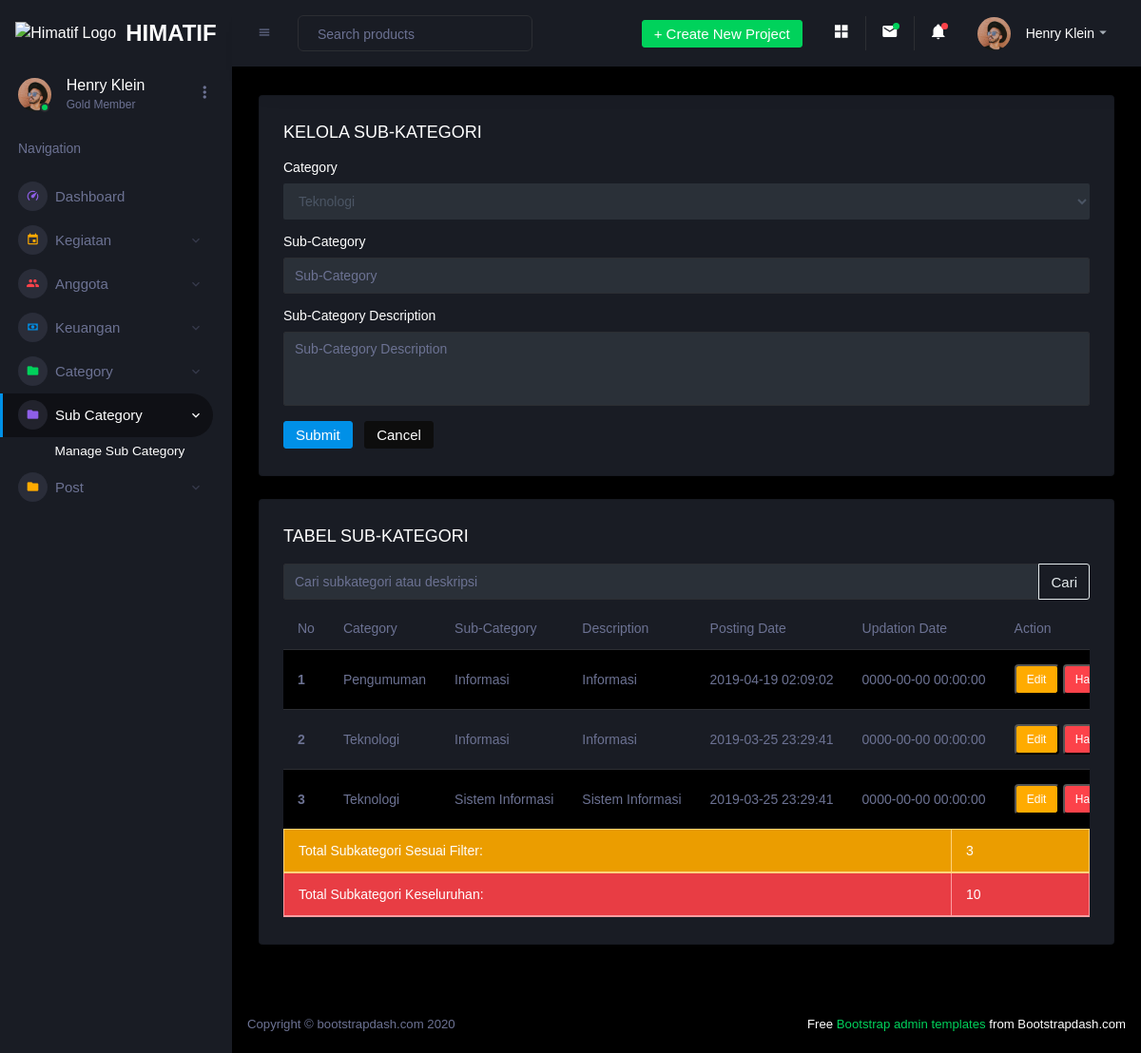
/admin/pages/subcategory/manage-subcategory.php, run on the app's committed database.
### tables this page shows
CREATE TABLE `tblsubcategory` (
  `SubCategoryId` int(11) NOT NULL,
  `CategoryId` int(11) DEFAULT NULL,
  `Subcategory` varchar(255) DEFAULT NULL,
  `SubCatDescription` mediumtext DEFAULT NULL,
  `PostingDate` timestamp NOT NULL DEFAULT current_timestamp(),
  `UpdationDate` timestamp NULL DEFAULT '0000-00-00 00:00:00' ON UPDATE current_timestamp(),
  `Is_Active` int(1) DEFAULT NULL
);

CREATE TABLE `tblcategory` (
  `id` int(11) NOT NULL,
  `CategoryName` varchar(200) DEFAULT NULL,
  `Description` mediumtext DEFAULT NULL,
  `PostingDate` timestamp NULL DEFAULT current_timestamp(),
  `UpdationDate` timestamp NULL DEFAULT '0000-00-00 00:00:00' ON UPDATE current_timestamp(),
  `Is_Active` int(1) DEFAULT NULL
);

### admin/pages/subcategory/manage-subcategory.php (the view, shortened to what this page needs)
<?php
include('../../includes/config.php');
if ($_SESSION['type'] == "anggota") {
    echo "hanya untuk pengurus";
    exit;
}
else {
$sql_categories = "SELECT id, CategoryName FROM tblcategory";
$result_categories = $con->query($sql_categories);
$whereSQL = '';
$sql2 = "SELECT * FROM tblsubcategory
         JOIN tblcategory ON tblsubcategory.CategoryId = tblcategory.id
         $whereSQL ORDER BY SubCategoryId DESC";
$q2 = $con->query($sql2);
?>
<!DOCTYPE html>
<html lang="en">
<head>
  <link rel="stylesheet" href="../../assets/vendors/mdi/css/materialdesignicons.min.css">
  <link rel="stylesheet" href="../../assets/vendors/css/vendor.bundle.base.css">
  <link rel="stylesheet" href="../../assets/css/stylee.css">
</head>
<body>
  <div class="container-scroller">
                     <?php include('../includes/leftsidebar.php');?>
    <div class="container-fluid page-body-wrapper">
      <?php include('../includes/topheader.php');?>
      <div class="main-panel">
    <div class="content-wrapper">
        <div class="row">
            <div class="col-12 grid-margin stretch-card">
                <div class="card">
                    <div class="card-body">
                        <h4 class="card-title">KELOLA SUB-KATEGORI</h4>
                        <form action="" class="forms-sample" method="POST">
                            <div class="form-group">
                                <label for="CategoryId">Category</label>
                                <select class="form-control" id="CategoryId" name="CategoryId">
                                    <?php while ($row = $result_categories->fetch_assoc()): ?>
                                        <option value="<?= htmlspecialchars($row['id']); ?>" <?= isset($CategoryId) && $CategoryId == $row['id'] ? 'selected' : ''; ?>>
                                            <?= htmlspecialchars($row['CategoryName']); ?>
                                        </option>
                                    <?php endwhile; ?>
                                </select>
                            </div>
                            <div class="form-group">
                                <label for="Subcategory">Sub-Category</label>
                                <input type="text" class="form-control" id="Subcategory" name="Subcategory" placeholder="Sub-Category"
                                    value="<?= htmlspecialchars($Subcategory ?? ''); ?>">
                            </div>
                            <div class="form-group">
                                <label for="SubCatDescription">Sub-Category Description</label>
                                <textarea class="form-control" id="SubCatDescription" name="SubCatDescription" rows="4" placeholder="Sub-Category Description"><?= htmlspecialchars($SubCatDescription ?? ''); ?></textarea>
                            </div>
                            <button type="submit" class="btn btn-primary mr-2" name="simpan">Submit</button>
                            <button type="reset" class="btn btn-dark">Cancel</button>
                        </form>
                    </div>
                </div>
            </div>
            <div class="col-lg-12 grid-margin stretch-card">
                <div class="card">
                    <div class="card-body">
                        <h4 class="card-title">TABEL SUB-KATEGORI</h4>
                        <form action="" method="GET">
                            <div class="input-group mb-2 mr-sm-2">
                                <input type="text" class="form-control" placeholder="Cari subkategori atau deskripsi" name="cari"
                                    id="cari" value="<?= isset($_GET['cari']) ? htmlspecialchars($_GET['cari']) : ''; ?>">
                                <div class="input-group-append">
                                    <button class="btn btn-outline-secondary" type="submit">Cari</button>
                                </div>
                            </div>
                        </form>
                        <div class="table-responsive">
                            <table class="table table-striped">
                                <thead>
                                    <tr>
                                        <th>No</th>
                                        <th>Category</th>
                                        <th>Sub-Category</th>
                                        <th>Description</th>
                                        <th>Posting Date</th>
                                        <th>Updation Date</th>
                                        <th>Action</th>
                                    </tr>
                                </thead>
                                <tbody>
                                    <?php
                                    $urut = 1;
                                    while ($r2 = $q2->fetch_assoc()) {
                                        $id = $r2["SubCategoryId"];
                                        $CategoryName = $r2["CategoryName"];
                                        $Subcategory = $r2["Subcategory"];
                                        $SubCatDescription = $r2["SubCatDescription"];
                                        $PostingDate = $r2["PostingDate"];
                                        $UpdationDate = $r2["UpdationDate"];
                                        ?>
                                        <tr>
                                            <th scope="row"><?php echo $urut++; ?></th>
                                            <td><?php echo htmlspecialchars($CategoryName); ?></td>
                                            <td><?php echo htmlspecialchars($Subcategory); ?></td>
                                            <td><?php echo htmlspecialchars($SubCatDescription); ?></td>
                                            <td><?php echo htmlspecialchars($PostingDate); ?></td>
                                            <td><?php echo htmlspecialchars($UpdationDate); ?></td>
                                            <td>
                                                <a href="manage-subcategory.php?op=edit&id=<?php echo $id; ?>"><button type="button"
                                                    class="badge badge-warning">Edit</button></a>
                                                <a href="manage-subcategory.php?op=delete&id=<?php echo $id; ?>"
                                                onclick="return confirm('Yakin akan menghapus data?')"><button type="button"
                                                    class="badge badge-danger">Hapus</button></a>
                                            </td>
                                        </tr>
                                    <?php } ?>
                                </tbody>
                            </table>
                            <div class="table-responsive">
                                <table class="table table-bordered table-contextual">
                                    <thead>
                                        <tr class="table-warning">
                                            <td>Total Subkategori Sesuai Filter: </td>
                                            <td><?= $q2->num_rows; ?></td>
                                        </tr>
                                        <tr class="table-danger">
                                            <td>Total Subkategori Keseluruhan: </td>
                                            <td><?php
                                                $totalSql = "SELECT COUNT(*) AS total FROM tblsubcategory";
                                                $totalResult = $con->query($totalSql);
                                                $totalRow = $totalResult->fetch_assoc();
                                                echo $totalRow['total'];
                                                ?></td>
                                        </tr>
                                    </thead>
                                </table>
                            </div>
                        </div>
                    </div>
                </div>
            </div>
        </div>
    </div>
        <footer class="footer">
            <div class="d-sm-flex justify-content-center justify-content-sm-between">
                <span class="text-muted d-block text-center text-sm-left d-sm-inline-block">Copyright © bootstrapdash.com
                    2020</span>
                <span class="float-none float-sm-right d-block mt-1 mt-sm-0 text-center">Free <a
                    href="https://www.bootstrapdash.com/bootstrap-admin-template/" target="_blank">Bootstrap admin
                    templates</a> from Bootstrapdash.com</span>
            </div>
        </footer>
    </div>
</div>
</div>
</body>
</html>
<?php
}
?>

### data on the page
tblsubcategory: CategoryId.CategoryName "Pengumuman", Subcategory "Informasi", SubCatDescription "Informasi", CategoryId.PostingDate "2019-04-19 02:09:02", CategoryId.UpdationDate "0000-00-00 00:00:00"
tblsubcategory: CategoryId.CategoryName "Teknologi", Subcategory "Informasi", SubCatDescription "Informasi", CategoryId.PostingDate "2019-03-25 23:29:41", CategoryId.UpdationDate "0000-00-00 00:00:00"
tblsubcategory: CategoryId.CategoryName "Teknologi", Subcategory "Sistem Informasi", SubCatDescription "Sistem Informasi", CategoryId.PostingDate "2019-03-25 23:29:41", CategoryId.UpdationDate "0000-00-00 00:00:00"

### other printed values
$q2->num_rows "3"
$totalRow['total'] "10"
form field CategoryId "Teknologi"
